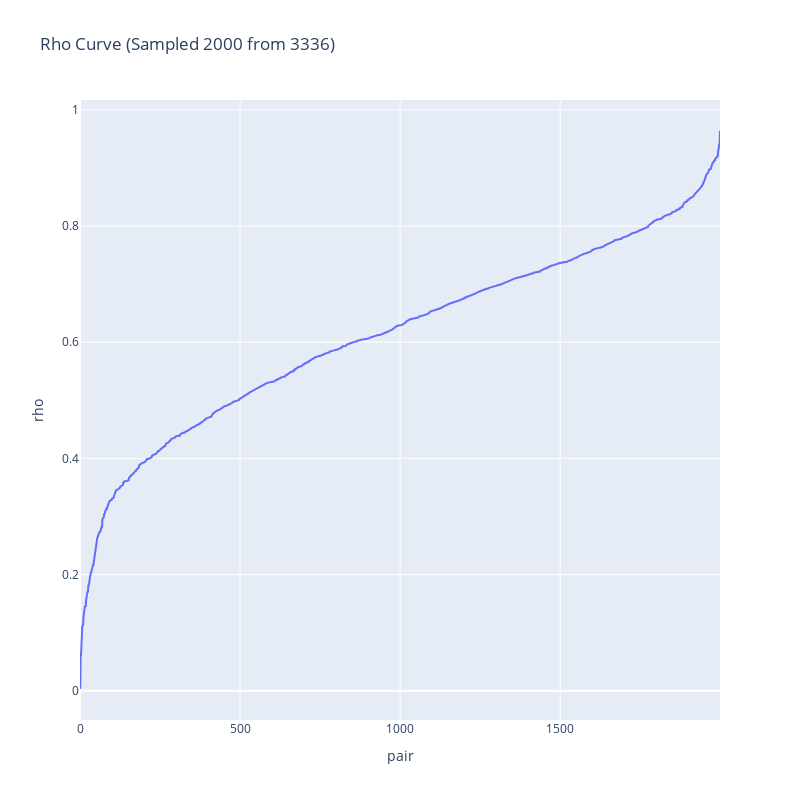

The notebook cell saved with this chart:
### Code cell
plot_rho_curve(
    ccm_filtered_redundancy_extracted_cluster[
        np.argwhere(genes_filtered_redundancy_extracted_cluster == CLN3).squeeze()
    ]
)

### Figure 1 — Plotly figure (JSON) as saved in the notebook; plotly's stock layout.template omitted (floating-point values rounded to 4 significant figures; data arrays with more than 128 entries replaced by an {"elided": "..."} marker saying what was removed)
{"data": [{"showlegend": false, "type": "scatter", "x": {"elided": "2000 int values"}, "y": {"elided": "2000 float values"}}], "layout": {"height": 800, "title": {"text": "Rho Curve (Sampled 2000 from 3336)"}, "width": 800, "xaxis": {"title": {"text": "pair"}}, "yaxis": {"title": {"text": "rho"}}}}
